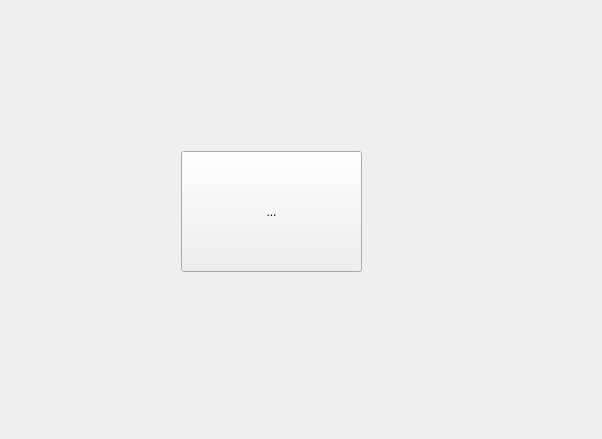
<?xml version="1.0" encoding="UTF-8"?>
<ui version="4.0">
 <class>MainWindow</class>
 <widget class="QMainWindow" name="MainWindow">
  <property name="geometry">
   <rect>
    <x>0</x>
    <y>0</y>
    <width>602</width>
    <height>439</height>
   </rect>
  </property>
  <property name="windowTitle">
   <string>MainWindow</string>
  </property>
  <widget class="QWidget" name="centralWidget">
   <layout class="QVBoxLayout" name="verticalLayout_2">
    <item>
     <layout class="QHBoxLayout" name="horizontalLayout">
      <item>
       <widget class="QWidget" name="widget" native="true">
        <property name="minimumSize">
         <size>
          <width>100</width>
          <height>0</height>
         </size>
        </property>
        <widget class="QToolButton" name="toolbutton">
         <property name="geometry">
          <rect>
           <x>170</x>
           <y>140</y>
           <width>181</width>
           <height>121</height>
          </rect>
         </property>
         <property name="text">
          <string>...</string>
         </property>
        </widget>
       </widget>
      </item>
     </layout>
    </item>
   </layout>
  </widget>
 </widget>
 <layoutdefault spacing="6" margin="11"/>
 <resources/>
 <connections/>
</ui>
